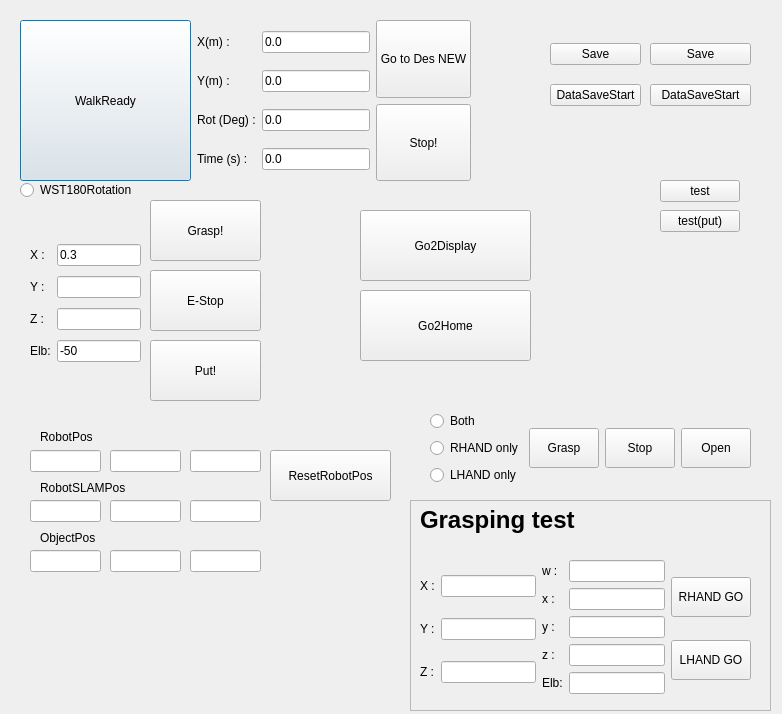
<?xml version="1.0" encoding="UTF-8"?>
<ui version="4.0">
 <class>RobotWorldDialog</class>
 <widget class="QDialog" name="RobotWorldDialog">
  <property name="geometry">
   <rect>
    <x>0</x>
    <y>0</y>
    <width>782</width>
    <height>714</height>
   </rect>
  </property>
  <property name="sizePolicy">
   <sizepolicy hsizetype="Expanding" vsizetype="Expanding">
    <horstretch>0</horstretch>
    <verstretch>0</verstretch>
   </sizepolicy>
  </property>
  <property name="windowTitle">
   <string>Dialog</string>
  </property>
  <widget class="QWidget" name="layoutWidget">
   <property name="geometry">
    <rect>
     <x>20</x>
     <y>20</y>
     <width>451</width>
     <height>161</height>
    </rect>
   </property>
   <layout class="QHBoxLayout" name="horizontalLayout">
    <item>
     <widget class="QPushButton" name="PB_WALK_READY">
      <property name="sizePolicy">
       <sizepolicy hsizetype="Expanding" vsizetype="Expanding">
        <horstretch>0</horstretch>
        <verstretch>0</verstretch>
       </sizepolicy>
      </property>
      <property name="text">
       <string>WalkReady</string>
      </property>
     </widget>
    </item>
    <item>
     <layout class="QGridLayout" name="gridLayout">
      <item row="2" column="2">
       <widget class="QLineEdit" name="LE_OMNI_ROT">
        <property name="text">
         <string>0.0</string>
        </property>
       </widget>
      </item>
      <item row="3" column="1">
       <widget class="QLabel" name="label_4">
        <property name="text">
         <string>Time (s) :</string>
        </property>
       </widget>
      </item>
      <item row="1" column="1">
       <widget class="QLabel" name="label_2">
        <property name="text">
         <string>Y(m) :</string>
        </property>
       </widget>
      </item>
      <item row="3" column="2">
       <widget class="QLineEdit" name="LE_OMNI_TIME">
        <property name="text">
         <string>0.0</string>
        </property>
       </widget>
      </item>
      <item row="0" column="1">
       <widget class="QLabel" name="label">
        <property name="text">
         <string>X(m) :</string>
        </property>
       </widget>
      </item>
      <item row="0" column="2">
       <widget class="QLineEdit" name="LE_OMNI_X">
        <property name="text">
         <string>0.0</string>
        </property>
       </widget>
      </item>
      <item row="1" column="2">
       <widget class="QLineEdit" name="LE_OMNI_Y">
        <property name="text">
         <string>0.0</string>
        </property>
       </widget>
      </item>
      <item row="2" column="1">
       <widget class="QLabel" name="label_3">
        <property name="text">
         <string>Rot (Deg) :</string>
        </property>
       </widget>
      </item>
     </layout>
    </item>
    <item>
     <layout class="QVBoxLayout" name="verticalLayout">
      <item>
       <widget class="QPushButton" name="PB_GO_TO_DES_NEW">
        <property name="sizePolicy">
         <sizepolicy hsizetype="Minimum" vsizetype="Expanding">
          <horstretch>0</horstretch>
          <verstretch>0</verstretch>
         </sizepolicy>
        </property>
        <property name="text">
         <string>Go to Des NEW</string>
        </property>
       </widget>
      </item>
      <item>
       <widget class="QPushButton" name="PB_STOP">
        <property name="sizePolicy">
         <sizepolicy hsizetype="Minimum" vsizetype="Expanding">
          <horstretch>0</horstretch>
          <verstretch>0</verstretch>
         </sizepolicy>
        </property>
        <property name="text">
         <string>Stop!</string>
        </property>
       </widget>
      </item>
     </layout>
    </item>
   </layout>
  </widget>
  <widget class="QWidget" name="layoutWidget">
   <property name="geometry">
    <rect>
     <x>650</x>
     <y>30</y>
     <width>101</width>
     <height>91</height>
    </rect>
   </property>
   <layout class="QVBoxLayout" name="verticalLayout_2">
    <item>
     <widget class="QPushButton" name="PB_SAVE">
      <property name="text">
       <string>Save</string>
      </property>
     </widget>
    </item>
    <item>
     <widget class="QPushButton" name="PB_SAVE_START">
      <property name="text">
       <string>DataSaveStart</string>
      </property>
     </widget>
    </item>
   </layout>
  </widget>
  <widget class="QFrame" name="frame_2">
   <property name="geometry">
    <rect>
     <x>410</x>
     <y>500</y>
     <width>361</width>
     <height>211</height>
    </rect>
   </property>
   <property name="frameShape">
    <enum>QFrame::StyledPanel</enum>
   </property>
   <property name="frameShadow">
    <enum>QFrame::Raised</enum>
   </property>
   <widget class="QWidget" name="layoutWidget_3">
    <property name="geometry">
     <rect>
      <x>10</x>
      <y>60</y>
      <width>331</width>
      <height>138</height>
     </rect>
    </property>
    <layout class="QHBoxLayout" name="horizontalLayout_7">
     <item>
      <layout class="QGridLayout" name="gridLayout_4">
       <item row="0" column="0">
        <widget class="QLabel" name="label_12">
         <property name="text">
          <string>X :</string>
         </property>
        </widget>
       </item>
       <item row="0" column="1">
        <widget class="QLineEdit" name="LE_HANDPOS_X"/>
       </item>
       <item row="1" column="0">
        <widget class="QLabel" name="label_13">
         <property name="text">
          <string>Y :</string>
         </property>
        </widget>
       </item>
       <item row="1" column="1">
        <widget class="QLineEdit" name="LE_HANDPOS_Y"/>
       </item>
       <item row="2" column="0">
        <widget class="QLabel" name="label_14">
         <property name="text">
          <string>Z :</string>
         </property>
        </widget>
       </item>
       <item row="2" column="1">
        <widget class="QLineEdit" name="LE_HANDPOS_Z"/>
       </item>
      </layout>
     </item>
     <item>
      <layout class="QGridLayout" name="gridLayout_5">
       <item row="2" column="0">
        <widget class="QLabel" name="label_15">
         <property name="text">
          <string>y :</string>
         </property>
        </widget>
       </item>
       <item row="1" column="1">
        <widget class="QLineEdit" name="LE_HANDORI_x"/>
       </item>
       <item row="0" column="1">
        <widget class="QLineEdit" name="LE_HANDORI_w"/>
       </item>
       <item row="1" column="0">
        <widget class="QLabel" name="label_16">
         <property name="text">
          <string>x :</string>
         </property>
        </widget>
       </item>
       <item row="0" column="0">
        <widget class="QLabel" name="label_17">
         <property name="text">
          <string>w :</string>
         </property>
        </widget>
       </item>
       <item row="3" column="1">
        <widget class="QLineEdit" name="LE_HANDORI_z"/>
       </item>
       <item row="2" column="1">
        <widget class="QLineEdit" name="LE_HANDORI_y"/>
       </item>
       <item row="3" column="0">
        <widget class="QLabel" name="label_18">
         <property name="text">
          <string>z :</string>
         </property>
        </widget>
       </item>
       <item row="4" column="1">
        <widget class="QLineEdit" name="LE_HAND_ELB"/>
       </item>
       <item row="4" column="0">
        <widget class="QLabel" name="label_24">
         <property name="text">
          <string>Elb:</string>
         </property>
        </widget>
       </item>
      </layout>
     </item>
     <item>
      <layout class="QVBoxLayout" name="verticalLayout_7">
       <item>
        <widget class="QPushButton" name="PB_RHAND_GO">
         <property name="minimumSize">
          <size>
           <width>0</width>
           <height>40</height>
          </size>
         </property>
         <property name="text">
          <string>RHAND GO</string>
         </property>
        </widget>
       </item>
       <item>
        <widget class="QPushButton" name="PB_LHAND_GO">
         <property name="minimumSize">
          <size>
           <width>0</width>
           <height>40</height>
          </size>
         </property>
         <property name="text">
          <string>LHAND GO</string>
         </property>
        </widget>
       </item>
      </layout>
     </item>
    </layout>
   </widget>
   <widget class="QLabel" name="label_19">
    <property name="geometry">
     <rect>
      <x>10</x>
      <y>0</y>
      <width>201</width>
      <height>41</height>
     </rect>
    </property>
    <property name="text">
     <string>&lt;html&gt;&lt;head/&gt;&lt;body&gt;&lt;p&gt;&lt;span style=&quot; font-size:18pt; font-weight:600;&quot;&gt;Grasping test&lt;/span&gt;&lt;/p&gt;&lt;/body&gt;&lt;/html&gt;</string>
    </property>
   </widget>
  </widget>
  <widget class="QWidget" name="layoutWidget_5">
   <property name="geometry">
    <rect>
     <x>30</x>
     <y>240</y>
     <width>111</width>
     <height>128</height>
    </rect>
   </property>
   <layout class="QGridLayout" name="gridLayout_6">
    <item row="0" column="1">
     <widget class="QLineEdit" name="LE_VPOS_X">
      <property name="text">
       <string>0.3</string>
      </property>
     </widget>
    </item>
    <item row="2" column="0">
     <widget class="QLabel" name="label_22">
      <property name="text">
       <string>Z :</string>
      </property>
     </widget>
    </item>
    <item row="1" column="0">
     <widget class="QLabel" name="label_21">
      <property name="text">
       <string>Y :</string>
      </property>
     </widget>
    </item>
    <item row="1" column="1">
     <widget class="QLineEdit" name="LE_VPOS_Y"/>
    </item>
    <item row="2" column="1">
     <widget class="QLineEdit" name="LE_VPOS_Z"/>
    </item>
    <item row="3" column="0">
     <widget class="QLabel" name="label_23">
      <property name="text">
       <string>Elb:</string>
      </property>
     </widget>
    </item>
    <item row="3" column="1">
     <widget class="QLineEdit" name="LE_HAND_ELB_2">
      <property name="text">
       <string>-50</string>
      </property>
     </widget>
    </item>
    <item row="0" column="0">
     <widget class="QLabel" name="label_20">
      <property name="text">
       <string>X :</string>
      </property>
     </widget>
    </item>
   </layout>
  </widget>
  <widget class="QPushButton" name="PB_GRASP">
   <property name="geometry">
    <rect>
     <x>150</x>
     <y>200</y>
     <width>111</width>
     <height>61</height>
    </rect>
   </property>
   <property name="text">
    <string>Grasp!</string>
   </property>
  </widget>
  <widget class="QPushButton" name="PB_ESTOP">
   <property name="geometry">
    <rect>
     <x>150</x>
     <y>270</y>
     <width>111</width>
     <height>61</height>
    </rect>
   </property>
   <property name="text">
    <string>E-Stop</string>
   </property>
  </widget>
  <widget class="QPushButton" name="PB_PUT">
   <property name="geometry">
    <rect>
     <x>150</x>
     <y>340</y>
     <width>111</width>
     <height>61</height>
    </rect>
   </property>
   <property name="text">
    <string>Put!</string>
   </property>
  </widget>
  <widget class="QWidget" name="layoutWidget_4">
   <property name="geometry">
    <rect>
     <x>430</x>
     <y>410</y>
     <width>321</width>
     <height>76</height>
    </rect>
   </property>
   <layout class="QHBoxLayout" name="horizontalLayout_8">
    <item>
     <layout class="QVBoxLayout" name="verticalLayout_8">
      <item>
       <widget class="QRadioButton" name="RB_HANDboth">
        <property name="text">
         <string>Both</string>
        </property>
       </widget>
      </item>
      <item>
       <widget class="QRadioButton" name="RB_HANDr">
        <property name="text">
         <string>RHAND only</string>
        </property>
       </widget>
      </item>
      <item>
       <widget class="QRadioButton" name="RB_HANDl">
        <property name="text">
         <string>LHAND only</string>
        </property>
       </widget>
      </item>
     </layout>
    </item>
    <item>
     <widget class="QPushButton" name="PB_HAND_GRASP">
      <property name="minimumSize">
       <size>
        <width>30</width>
        <height>40</height>
       </size>
      </property>
      <property name="text">
       <string>Grasp</string>
      </property>
     </widget>
    </item>
    <item>
     <widget class="QPushButton" name="PB_HAND_STOP">
      <property name="minimumSize">
       <size>
        <width>30</width>
        <height>40</height>
       </size>
      </property>
      <property name="text">
       <string>Stop</string>
      </property>
     </widget>
    </item>
    <item>
     <widget class="QPushButton" name="PB_HAND_OPEN">
      <property name="minimumSize">
       <size>
        <width>30</width>
        <height>40</height>
       </size>
      </property>
      <property name="text">
       <string>Open</string>
      </property>
     </widget>
    </item>
   </layout>
  </widget>
  <widget class="QPushButton" name="PB_WHEEL_MOVE_FRONT">
   <property name="geometry">
    <rect>
     <x>360</x>
     <y>210</y>
     <width>171</width>
     <height>71</height>
    </rect>
   </property>
   <property name="text">
    <string>Go2Display</string>
   </property>
  </widget>
  <widget class="QPushButton" name="PB_WHEEL_MOVE_BACK">
   <property name="geometry">
    <rect>
     <x>360</x>
     <y>290</y>
     <width>171</width>
     <height>71</height>
    </rect>
   </property>
   <property name="text">
    <string>Go2Home</string>
   </property>
  </widget>
  <widget class="QRadioButton" name="RB_WST_180">
   <property name="geometry">
    <rect>
     <x>20</x>
     <y>180</y>
     <width>131</width>
     <height>20</height>
    </rect>
   </property>
   <property name="text">
    <string>WST180Rotation</string>
   </property>
  </widget>
  <widget class="QLineEdit" name="LE_ROBOT_POS_X">
   <property name="geometry">
    <rect>
     <x>30</x>
     <y>450</y>
     <width>71</width>
     <height>22</height>
    </rect>
   </property>
  </widget>
  <widget class="QLineEdit" name="LE_ROBOT_POS_Y">
   <property name="geometry">
    <rect>
     <x>110</x>
     <y>450</y>
     <width>71</width>
     <height>22</height>
    </rect>
   </property>
  </widget>
  <widget class="QLineEdit" name="LE_ROBOT_POS_YAW">
   <property name="geometry">
    <rect>
     <x>190</x>
     <y>450</y>
     <width>71</width>
     <height>22</height>
    </rect>
   </property>
  </widget>
  <widget class="QLineEdit" name="LE_OBJECT_POS_Y">
   <property name="geometry">
    <rect>
     <x>110</x>
     <y>550</y>
     <width>71</width>
     <height>22</height>
    </rect>
   </property>
  </widget>
  <widget class="QLineEdit" name="LE_OBJECT_POS_X">
   <property name="geometry">
    <rect>
     <x>30</x>
     <y>550</y>
     <width>71</width>
     <height>22</height>
    </rect>
   </property>
  </widget>
  <widget class="QLineEdit" name="LE_OBJECT_POS_Z">
   <property name="geometry">
    <rect>
     <x>190</x>
     <y>550</y>
     <width>71</width>
     <height>22</height>
    </rect>
   </property>
  </widget>
  <widget class="QLabel" name="label_5">
   <property name="geometry">
    <rect>
     <x>40</x>
     <y>430</y>
     <width>59</width>
     <height>14</height>
    </rect>
   </property>
   <property name="text">
    <string>RobotPos</string>
   </property>
  </widget>
  <widget class="QLabel" name="label_6">
   <property name="geometry">
    <rect>
     <x>40</x>
     <y>530</y>
     <width>71</width>
     <height>16</height>
    </rect>
   </property>
   <property name="text">
    <string>ObjectPos</string>
   </property>
  </widget>
  <widget class="QLineEdit" name="LE_ROBOT_POS_X_SLAM">
   <property name="geometry">
    <rect>
     <x>30</x>
     <y>500</y>
     <width>71</width>
     <height>22</height>
    </rect>
   </property>
  </widget>
  <widget class="QLabel" name="label_7">
   <property name="geometry">
    <rect>
     <x>40</x>
     <y>480</y>
     <width>101</width>
     <height>16</height>
    </rect>
   </property>
   <property name="text">
    <string>RobotSLAMPos</string>
   </property>
  </widget>
  <widget class="QLineEdit" name="LE_ROBOT_POS_YAW_SLAM">
   <property name="geometry">
    <rect>
     <x>190</x>
     <y>500</y>
     <width>71</width>
     <height>22</height>
    </rect>
   </property>
  </widget>
  <widget class="QLineEdit" name="LE_ROBOT_POS_Y_SLAM">
   <property name="geometry">
    <rect>
     <x>110</x>
     <y>500</y>
     <width>71</width>
     <height>22</height>
    </rect>
   </property>
  </widget>
  <widget class="QPushButton" name="PB_RESET_ROBOTPOS">
   <property name="geometry">
    <rect>
     <x>270</x>
     <y>450</y>
     <width>121</width>
     <height>51</height>
    </rect>
   </property>
   <property name="text">
    <string>ResetRobotPos</string>
   </property>
  </widget>
  <widget class="QPushButton" name="pushButton">
   <property name="geometry">
    <rect>
     <x>660</x>
     <y>180</y>
     <width>80</width>
     <height>22</height>
    </rect>
   </property>
   <property name="text">
    <string>test</string>
   </property>
  </widget>
  <widget class="QPushButton" name="pushButton_2">
   <property name="geometry">
    <rect>
     <x>660</x>
     <y>210</y>
     <width>80</width>
     <height>22</height>
    </rect>
   </property>
   <property name="text">
    <string>test(put)</string>
   </property>
  </widget>
  <widget class="QWidget" name="layoutWidget_2">
   <property name="geometry">
    <rect>
     <x>550</x>
     <y>30</y>
     <width>91</width>
     <height>91</height>
    </rect>
   </property>
   <layout class="QVBoxLayout" name="verticalLayout_3">
    <item>
     <widget class="QPushButton" name="PB_SAVE_2">
      <property name="text">
       <string>Save</string>
      </property>
     </widget>
    </item>
    <item>
     <widget class="QPushButton" name="PB_SAVE_START_2">
      <property name="text">
       <string>DataSaveStart</string>
      </property>
     </widget>
    </item>
   </layout>
  </widget>
 </widget>
 <resources/>
 <connections/>
</ui>
